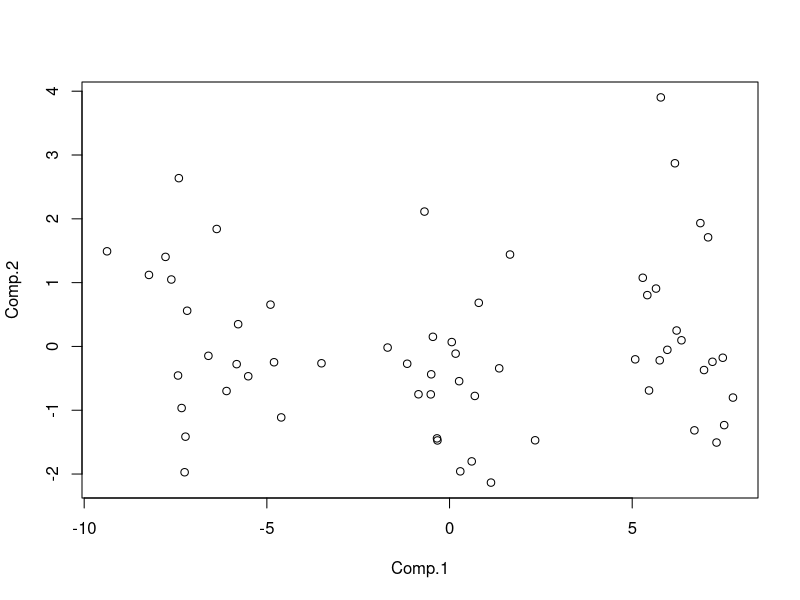
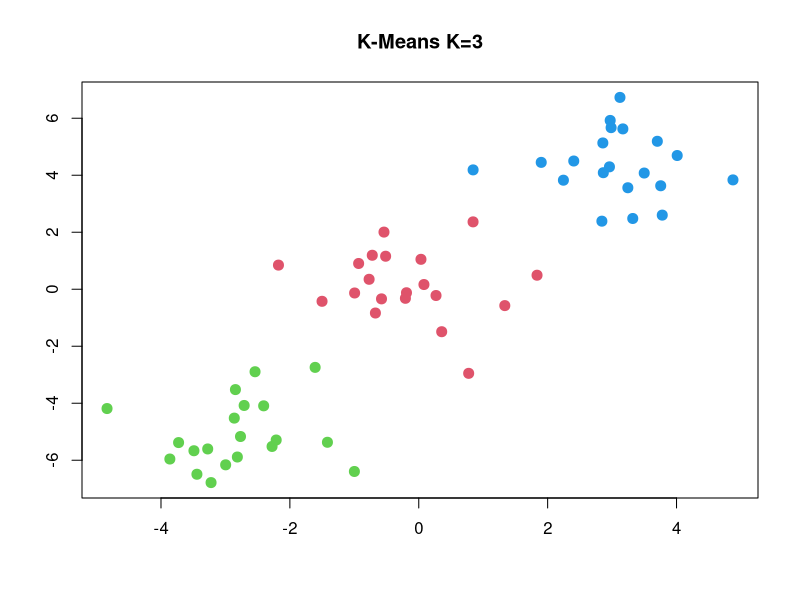
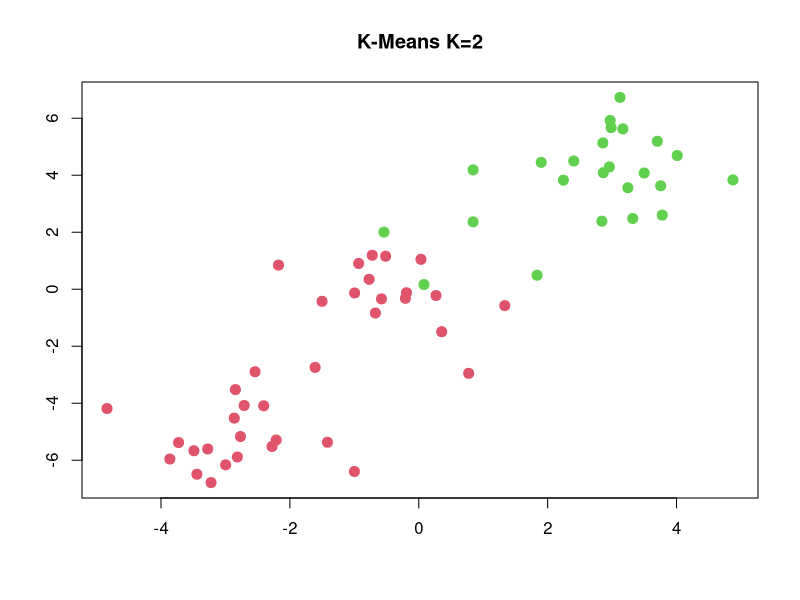
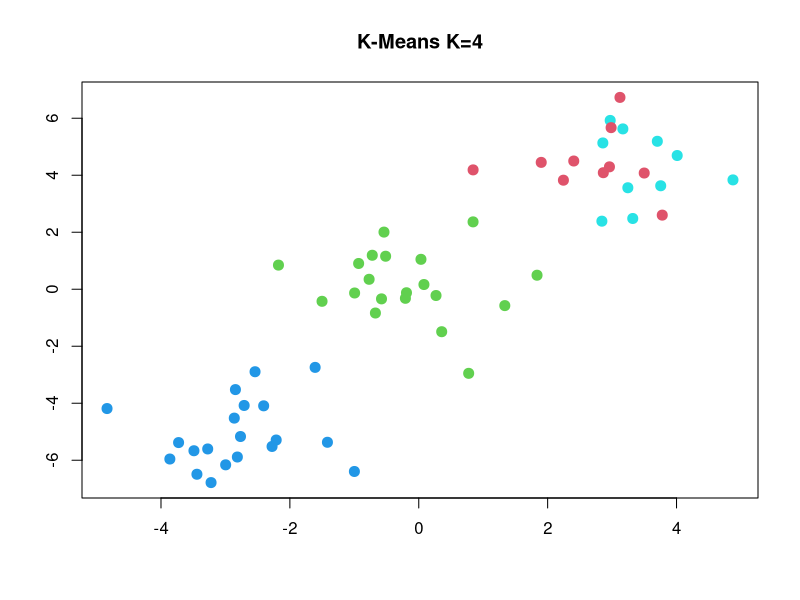
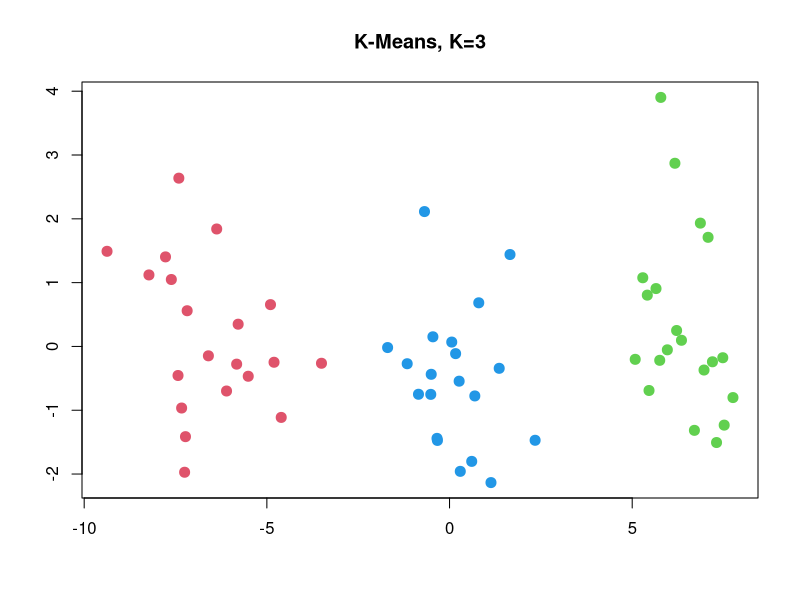
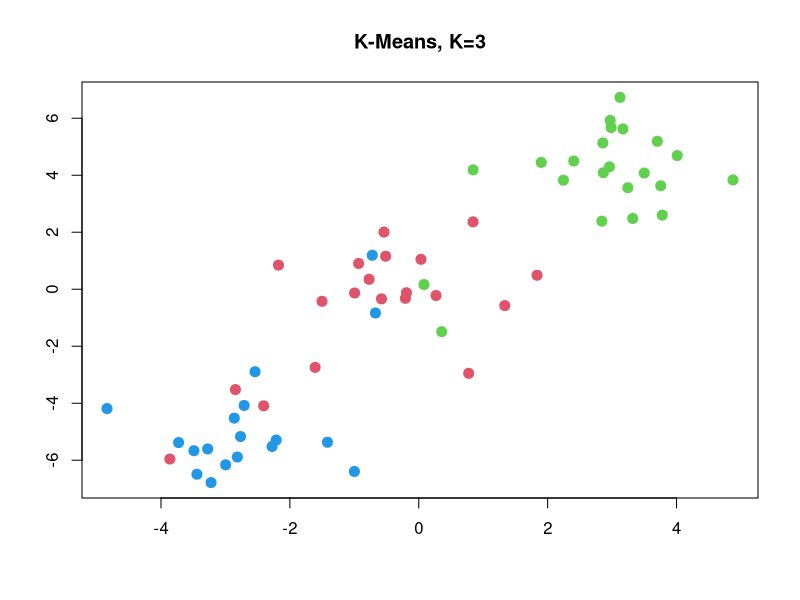

These charts were generated, in order, by the following R code:
set.seed(33)
x <- matrix(rnorm(60*10), ncol = 10)
x
#generate
x[1:20, 1] = x[1:20, 1]+3
x[1:20, 2] = x[1:20, 2] +4
x[1:20, 3]= x[1:20, 3]+2
x[1:20, 4] = x[1:20, 4]+2
x[21:40, 1] = x[21:40, 1]-3
x[21:40, 2] = x[21:40, 2]-5
x[21:40, 3] = x[21:40, 3]-2
x[21:40, 4] = x[21:40, 4]-3

#library(mclust)
#fmm<-Mclust(x)
#fmm
#table(fmm$classification)

classification = c(rep(1,20),rep(2,20),rep(3,20))

#b
pr = princomp(x)
summary(pr)
pr$loadings
pr$scores
plot(pr$scores)

#c
set.seed(3)
km1 = kmeans(x, 3)
km1$cluster
plot(x, col = (km1$cluster + 1), main = "K-Means K=3", xlab = "", ylab = "", pch = 20, cex = 2)
table(classification, km1$cluster)

#d
set.seed(4)
km2 = kmeans(x, 2)
plot(x, col = (km2$cluster + 1), main = "K-Means K=2", xlab = "", ylab = "", pch = 20, cex = 2)
table(classification, km2$cluster)
#e
set.seed(5)
km3 = kmeans(x, 4)
plot(x, col = (km3$cluster + 1), main = "K-Means K=4", xlab = "", ylab = "", pch = 20, cex = 2)
table(classification, km3$cluster)
#f
set.seed(6)
km4 = kmeans(pr$scores, 3)
plot(pr$scores, col = (km4$cluster + 1), main = "K-Means, K=3", xlab = "", ylab = "", pch = 20, cex = 2)
table(classification, km4$cluster)
#g
set.seed(7)
t=scale(x, scale=TRUE, center = FALSE)
sd(t[,2])
sd(t[,3])
sd(t[,4])
var(t[,1])
mean(t[,2])
km5 =  kmeans(t, 3)
plot(x, col = (km5$cluster + 1), main = "K-Means, K=3", xlab = "", ylab = "", pch = 20, cex = 2)
